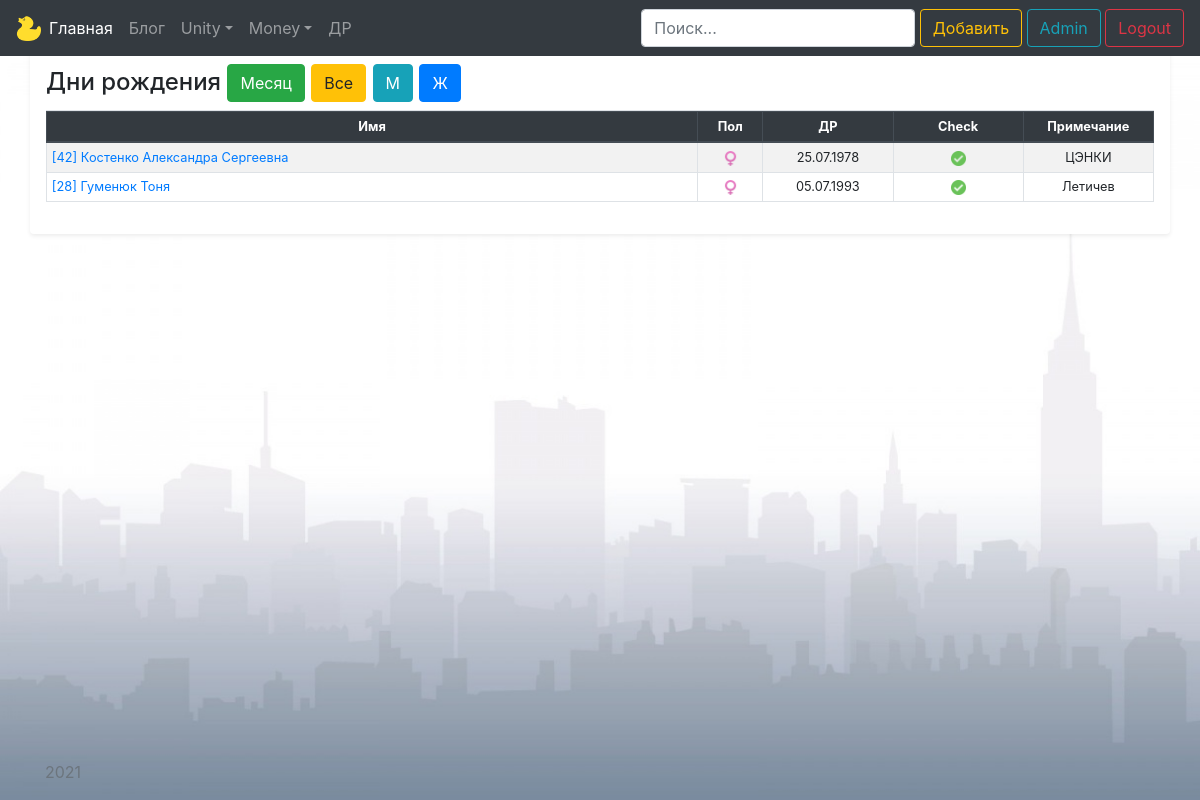
The page /birthdays/today (signed in) on the database its author committed.
### models/birthday.py (models this page shows)
class Birthday(db.Model):
    id = db.Column(db.Integer, primary_key=True)
    name = db.Column(db.String(100), nullable=False)
    male = db.Column(db.Boolean, default=True)
    birth_day = db.Column(db.Integer)
    birth_month = db.Column(db.Integer)
    birth_year = db.Column(db.Integer)
    birthday_checked = db.Column(db.Boolean, default=False)
    comment = db.Column(db.Text)

### views/birthday.py (the view)
@app.route('/birthdays/<string:f>')
@login_required
def birthdays(f):
    q = request.args.get('q')
    date_today = get_date()
    if q:
        birthdays_db = Birthday.query.filter(Birthday.name.contains(q) |
                                             Birthday.comment.contains(q)).order_by(Birthday.birth_month)
    else:
        if f == 'all':
            birthdays_db = Birthday.query.order_by(Birthday.birth_month)
        elif f == 'today':
            birthdays_db = Birthday.query.filter(Birthday.birth_month.contains(date_today[1]))
        elif f == 'w':
            birthdays_db = Birthday.query.filter(Birthday.male.contains(0))
        elif f == 'm':
            birthdays_db = Birthday.query.filter(Birthday.male.contains(1))
        else:
            return render_template('404.html')
    return render_template('birthdays/birthdays.html', birthdays=birthdays_db, today=date_today)

### utils/filters.py (called while the page is built)
@app.template_filter('zfill')
def zfill(value, width):
    return str(value).zfill(width)

### utils/utils.py (called while the page is built)
def localize(d: datetime) -> datetime:
    return timezone(Vars.TIME_ZONE).localize(d)

def get_now() -> datetime:
    return localize(datetime.now())

### views/birthday.py (called while the page is built)
def get_date():
    date_full = get_now()
    date_d = date_full.day
    date_m = date_full.month
    date_y = date_full.year
    return date_d, date_m, date_y

### templates/birthdays/birthdays.html (shortened to what this page needs)
{% extends 'base.html' %}
{% block body %}
<div class="container pt-5 my-3 p-3 bg-white rounded shadow-sm">
    <h4 class="border-bottom border-gray pb-2 mb-0">Дни рождения
    <a href="/birthdays/today" class="btn btn-success">Месяц</a>
    <a href="/birthdays/all" class="btn btn-warning">Все</a>
    <a href="/birthdays/m" class="btn btn-info">М</a>
    <a href="/birthdays/w" class="btn btn-primary">Ж</a></h4>
    <table class="table table-striped table-bordered table-sm small text">
        <thead class="thead-dark">
            <tr align="center">
                <th scope="col" width="50%">Имя</th>
                <th scope="col" width="5%">Пол</th>
                <th scope="col" width="10%">ДР</th>
                <th scope="col" width="10%">Check</th>
                <th scope="col" width="10%">Примечание</th>
            </tr>
        </thead>
        <tbody>
            {% for el in birthdays %}
            <tr class="">
                {% if el.birth_month >= today[1] %}
                    {% if el.birth_day > today[0] %}
                        <td><a href="/birthdays/{{ el.id }}/update">[{{ today[2] - el.birth_year - 1}}] {{ el.name }}</a></td>
                    {% else %}
                        <td><a href="/birthdays/{{ el.id }}/update">[{{ today[2] - el.birth_year}}] {{ el.name }}</a></td>
                    {% endif %}
                {% else %}
                    <td><a href="/birthdays/{{ el.id }}/update">[{{ today[2] - el.birth_year}}] {{ el.name }}</a></td>
                {% endif %}
                <td align="center">{% if el.male == True %}
                    <img src="/static/birthdays/male.png" alt="" width="15" height="15">
                    {% else %}
                    <img src="/static/birthdays/female.png" alt="" width="15" height="15">
                    {% endif %}</td>
                <td align="center">{{ el.birth_day|zfill(2) }}.{{ el.birth_month|zfill(2) }}.{{ el.birth_year|zfill(2) }}</td>
                <td align="center">{% if el.birthday_checked == True %}
                    <img src="/static/birthdays/checked.png" alt="" width="15" height="15">
                    {% else %}
                    <img src="/static/birthdays/non_checked.png" alt="" width="15" height="15">
                    {% endif %}</td>
                <td align="center">{{ el.comment }}</td>
            </tr>
            {% endfor %}
        </tbody>
    </table>
</div>
{% endblock %}

### templates/base.html (style rules this page uses)
body { background-color: #E0E0E0; background-image: url('/static/bg.jpg'); background-repeat: no-repeat; background-attachment: fixed; background-size: cover; }

### rows shown on the page
Birthday: today[2]-el.birth_year-1 "42", name "Костенко Александра Сергеевна", male False (drawn), birth_day|zfill "25", birth_month|zfill "07", birth_year|zfill "1978", birthday_checked True (drawn), comment "ЦЭНКИ"
Birthday: today[2]-el.birth_year "28", name "Гуменюк Тоня", male False (drawn), birth_day|zfill "05", birth_month|zfill "07", birth_year|zfill "1993", birthday_checked True (drawn), comment "Летичев"
